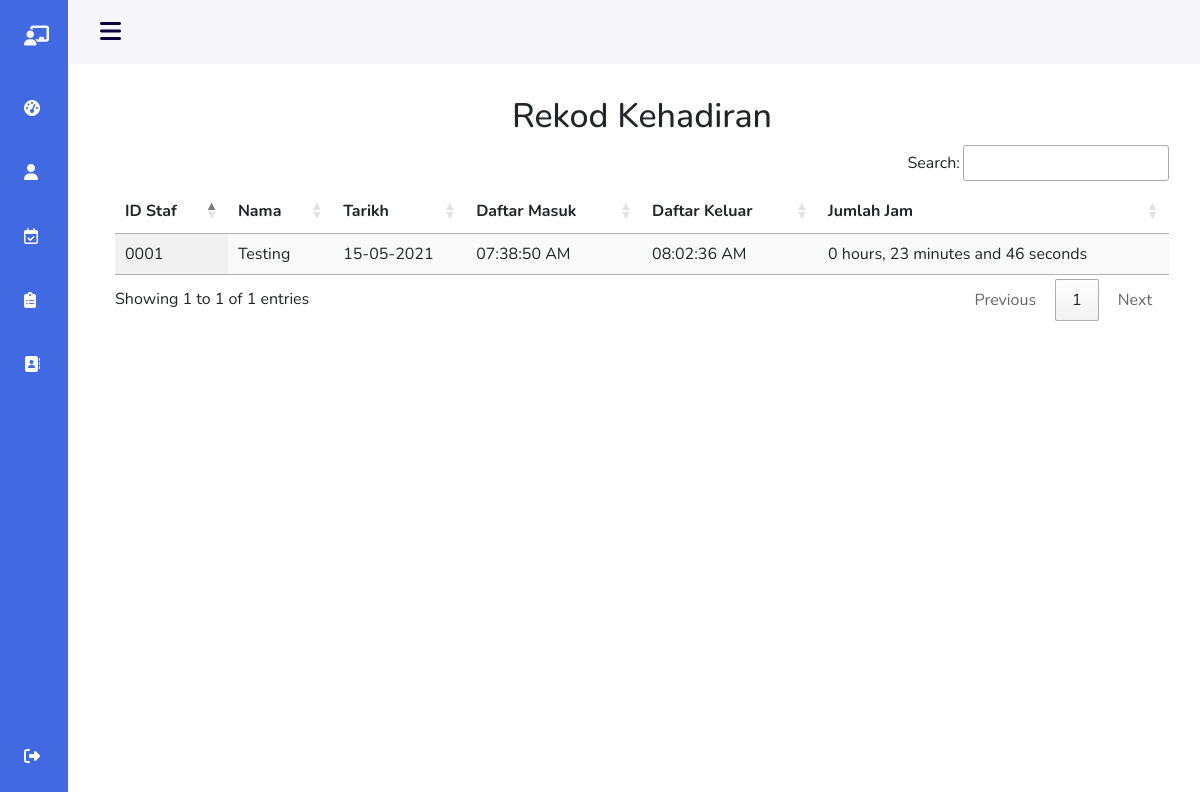
Screenshot of /User/record.php (signed in) with the database file from the repository.
### tables this page shows
CREATE TABLE IF NOT EXISTS `kehadiran_cikgu` (
  `id` int(11) NOT NULL AUTO_INCREMENT,
  `users_id` int(11) NOT NULL,
  `date` varchar(50) DEFAULT NULL,
  `checkin` varchar(50) DEFAULT NULL,
  `checkout` varchar(50) DEFAULT NULL,
  `total_hours` varchar(50) DEFAULT NULL,
  PRIMARY KEY (`id`)
);

CREATE TABLE IF NOT EXISTS `profile` (
  `id` int(11) NOT NULL AUTO_INCREMENT,
  `users_id` int(11) DEFAULT NULL,
  `name` varchar(255) NOT NULL,
  `email` varchar(75) NOT NULL,
  `phone` int(11) NOT NULL,
  `nama_tadika` varchar(50) DEFAULT NULL,
  `no_tadika` varchar(50) DEFAULT NULL,
  `jawatan` varchar(50) DEFAULT NULL,
  `alamat` varchar(50) DEFAULT NULL,
  PRIMARY KEY (`id`)
);

### User/record.php (the view, shortened to what this page needs)
<?php
$username="root";
$password="";
$hostname = "localhost";
$dbhandle = mysqli_connect($hostname, $username, $password)
or die("Unable to connect to MySQL");
$userid = $_SESSION['id'];
$cikguAtt = mysqli_query($dbhandle, "SELECT * FROM kehadiran_cikgu WHERE users_id = '$userid'");
$cikguAtts = mysqli_fetch_all($cikguAtt);
?>
<!DOCTYPE html>
<html lang="en">
    <head>
        <link rel="stylesheet" type="text/css" href="https://cdn.datatables.net/1.10.24/css/jquery.dataTables.css">
        <link rel="stylesheet" href="https://maxcdn.bootstrapcdn.com/bootstrap/4.0.0/css/bootstrap.min.css">
    </head>
    <body>
        <?php include 'navbar.php' ?>
        <h1>Rekod Kehadiran</h1>
        <div class="container">
            <div class="row clearfix">
                <div class="col-md-12 table-responsive">
                <table id="table_id" class="display">
                        <thead>
                            <tr>
                                <th>ID Staf</th>
                                <th>Nama</th>
                                <th>Tarikh</th>
                                <th>Daftar Masuk</th>
                                <th>Daftar Keluar</th>
                                <th>Jumlah Jam</th>
                            </tr>
                        </thead>
                        <tbody>
                        <?php foreach($cikguAtts as $cikgu) {
                            $IDCikgu = $cikgu[1];
                            $dataCIkgu = mysqli_query($dbhandle, "SELECT * FROM profile WHERE users_id='$IDCikgu' LIMIT 1");
                            $cikgu2 = mysqli_fetch_assoc($dataCIkgu);
                        ?>
                            <tr>
                                <td><?= str_pad($IDCikgu, 4, '0', STR_PAD_LEFT) ?></td>
                                <td><?= ucfirst($cikgu2['name']) ?></td>
                                <td><?= $cikgu[2] ?></td>
                                <td><?= $cikgu[3] ?></td>
                                <td><?= $cikgu[4] ?></td>
                                <td><?= $cikgu[5] ?></td>
                            </tr>
                            <?php } ?>
                        </tbody>
                    </table>
                </div>
            </div>
        </div>
</body>
</html>

### User/src/css/navbar.css (style rules this page uses)
*,::before,::after { box-sizing: border-box; }
body { position: relative; margin: 3rem 0 0 0; padding: 0 1rem; font-family: 'Nunito', sans-serif; font-size: 1rem; transition: .5s; }
h1 { padding:2rem 0 0; text-align: center; font-size: 34px; }
@media screen and (min-width:768px) { body { margin:calc(3rem + 1rem) 0 0 0; padding-left:calc(68px + 2rem); } }

### rows the page displays
kehadiran_cikgu: users "0001", profile.name "Testing", date "15-05-2021", checkin "07:38:50 AM", checkout "08:02:36 AM", total_hours "0 hours, 23 minutes and 46 seconds"
